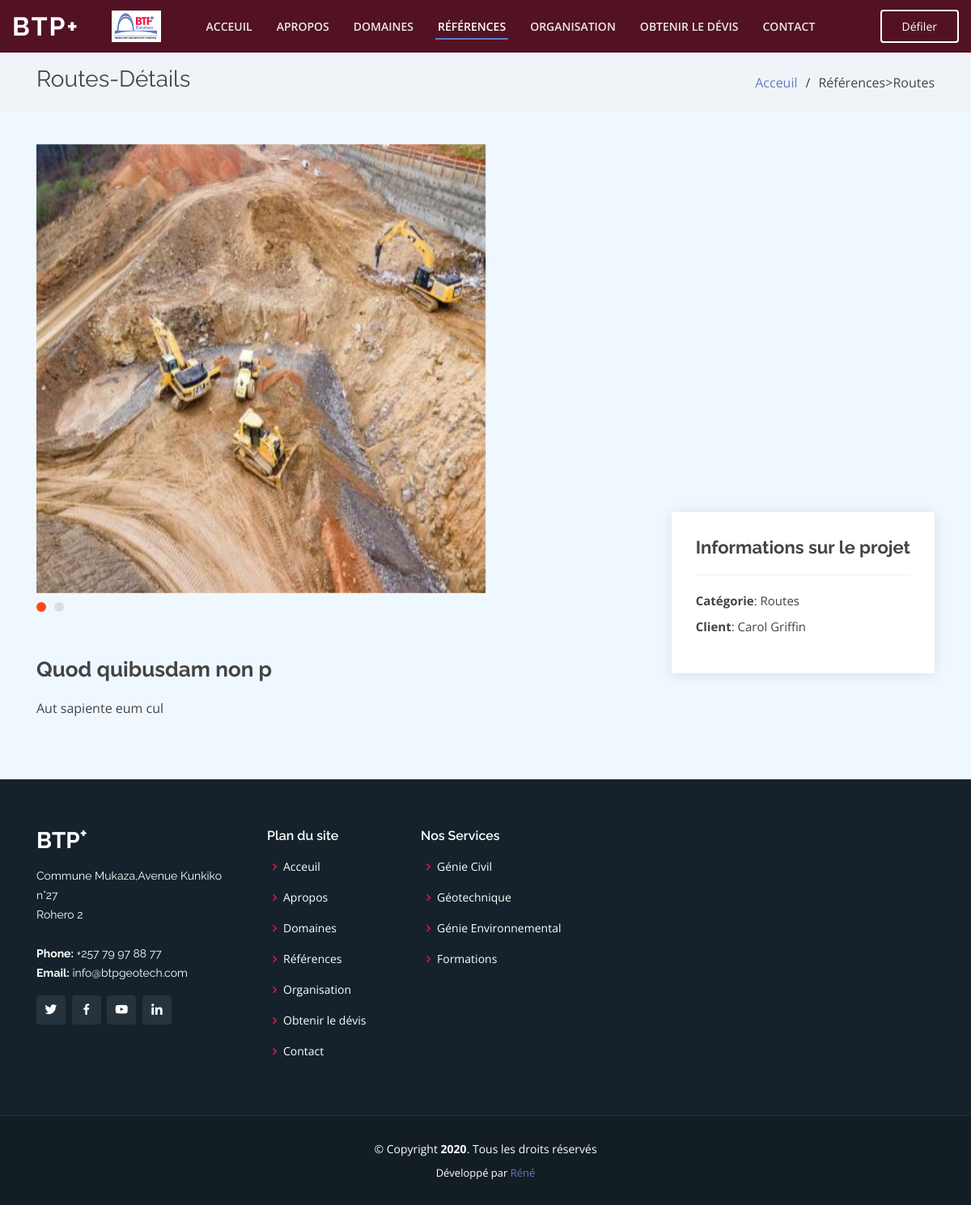
Screenshot of /route.php?id=7 with the database file from the repository.
### tables this page shows
CREATE TABLE `reference` (
  `id` int(5) NOT NULL,
  `description` text NOT NULL,
  `picture` varchar(255) DEFAULT NULL,
  `idref` int(4) DEFAULT NULL,
  `reference` varchar(255) DEFAULT NULL,
  `nom_projet` varchar(255) DEFAULT NULL,
  `client_name` varchar(255) DEFAULT NULL,
  `created_at` timestamp NOT NULL DEFAULT current_timestamp()
);

### admin/pages/connect.php (called while the page is built, shortened)
<?php
global $pdo;
try
{
    $pdo=new PDO("mysql:host=localhost;dbname=btplus",'root','');
    $pdo->setAttribute(PDO::ATTR_ERRMODE,PDO::ERRMODE_EXCEPTION);
}
catch(Exception $e)
{
    die("Echec Connexion a la base de donnee");
}
function selectByQuery($sql){
	global $pdo;
	$result = $pdo->query($sql );
	return $result->fetchAll();
}

### route.php (the view, shortened to what this page needs)
<?php
require 'admin/pages/connect.php';
$images = selectByQuery("SELECT * FROM reference WHERE reference = 'ROUTE' ");
$article = null;
if (isset($_GET['id']) && is_numeric($_GET['id'])) {
  $article = selectByQuery("SELECT * FROM reference WHERE reference = 'ROUTE'  AND id=".$_GET['id']);
}else{
  header('Location: index.php');
  exit;
}
?>
<!DOCTYPE html>
<html lang="en">
<head>
  <link href="assets/vendor/bootstrap/css/bootstrap.min.css" rel="stylesheet">
  <link href="assets/vendor/icofont/icofont.min.css" rel="stylesheet">
  <link href="assets/vendor/boxicons/css/boxicons.min.css" rel="stylesheet">
  <link href="assets/vendor/venobox/venobox.css" rel="stylesheet">
  <link href="assets/vendor/remixicon/remixicon.css" rel="stylesheet">
  <link href="assets/vendor/owl.carousel/assets/owl.carousel.min.css" rel="stylesheet">
  <link href="assets/vendor/aos/aos.css" rel="stylesheet">
  <link href="assets/css/style.css" rel="stylesheet">
</head>
<body>
  <header id="header" class="fixed-top header-inner-pages">
    <div class="container-fluid d-flex align-items-center justify-content-between">
      <h1 class="logo"><a href="index.php">BTP+</a></h1>
      <a href="index.php" class="logo"><img src="assets/img/logovr.jpg" alt="" class="img-fluid"></a>
      <nav class="nav-menu d-none d-lg-block">
        <ul>
          <li><a href="index.php">Acceuil</a></li>
          <li><a href="index.php#about">Apropos</a></li>
          <li><a href="index.php#services">Domaines</a></li>
          <li class="active"><a href="index.php#portfolio">Références</a></li>
          <li><a href="index.php#team">Organisation</a></li>
          <li><a href="commande.php">Obtenir le dévis</a></li>
          <li><a href="index.php#contact">Contact</a></li>
        </ul>
      </nav>
      <a href="#portfolio-details" class="get-started-btn scrollto">Défiler</a>
    </div>
  </header>
  <main id="main">
    <section id="breadcrumbs" class="breadcrumbs">
      <div class="container">
        <div class="d-flex justify-content-between align-items-center">
          <h2>Routes-Détails</h2>
          <ol>
            <li><a href="index.php">Acceuil</a></li>
            <li>Références>Routes</li>
          </ol>
        </div>
      </div>
    </section>
    <section id="portfolio-details" class="portfolio-details">
      <div class="container">
        <div class="portfolio-details-container">
          <div class="owl-carousel portfolio-details-carousel">
             <?php foreach ($images as $key => $value): ?>
              <img src="admin/<?= $value['picture']?>" class="img-fluid" alt="">
            <?php endforeach ?>
          </div>
          <div class="portfolio-info">
            <h3>Informations sur le projet</h3>
            <ul>
              <li><strong>Catégorie</strong>: Routes</li>
              <li><strong>Client</strong>: <?= nl2br($article[0]['client_name']) ?? ""  ?></li>
            </ul>
          </div>
        </div>
        <div class="portfolio-description">
          <h2> <?= nl2br($article[0]['nom_projet']) ?? ""  ?></h2>
          <p>
           <?= nl2br($article[0]['description']) ?? ""  ?>
          </p>
        </div>
      </div>
    </section>
  </main>
  <footer id="footer">
    <div class="footer-top">
      <div class="container">
        <div class="row">
          <div class="col-lg-3 col-md-6">
            <div class="footer-info">
              <h3>BTP<span><sup>+</sup></span></h3>
              <p>
                Commune Mukaza,Avenue Kunkiko n°27 <br>
                Rohero 2<br><br>
                <strong>Phone:</strong> +257 79 97 88 77<br>
                <strong>Email:</strong> info@btpgeotech.com<br>
              </p>
              <div class="social-links mt-3">
                <a href="#" class="twitter"><i class="bx bxl-twitter"></i></a>
                <a href="https://www.facebook.com/BTP-PLUS-Services-102080274924516" target="_blank" class="facebook"><i class="bx bxl-facebook"></i></a>
                <a href="https://www.youtube.com/channel/UCwPI530g2w5Ep3AHE9lGDsQ" class="google-plus"><i class="bx bxl-youtube"></i></a>
                <a href="#" class="linkedin"><i class="bx bxl-linkedin"></i></a>
              </div>
            </div>
          </div>
          <div class="col-lg-2 col-md-6 footer-links">
            <h4>Plan du site</h4>
            <ul>
              <li><i class="bx bx-chevron-right"></i> <a href="index.php">Acceuil</a></li>
              <li><i class="bx bx-chevron-right"></i> <a href="index.php#about">Apropos</a></li>
              <li><i class="bx bx-chevron-right"></i> <a href="index.php#services">Domaines</a></li>
              <li><i class="bx bx-chevron-right"></i> <a href="index.php#portfolio">Références</a></li>
              <li><i class="bx bx-chevron-right"></i> <a href="index.php#team">Organisation</a></li>
              <li><i class="bx bx-chevron-right"></i> <a href="commande.php">Obtenir le dévis</a></li>
              <li><i class="bx bx-chevron-right"></i> <a href="index.php#contact">Contact</a></li>
            </ul>
          </div>
          <div class="col-lg-3 col-md-6 footer-links">
            <h4>Nos Services</h4>
            <ul>
              <li><i class="bx bx-chevron-right"></i> <a href="index.php#features">Génie Civil</a></li>
              <li><i class="bx bx-chevron-right"></i> <a href="index.php#features">Géotechnique</a></li>
              <li><i class="bx bx-chevron-right"></i> <a href="index.php#features">Génie Environnemental</a></li>
              <li><i class="bx bx-chevron-right"></i> <a href="index.php#features">Formations</a></li>
            </ul>
          </div>
        </div>
      </div>
    </div>
    <div class="container">
      <div class="copyright">
        &copy; Copyright <strong><span>2020</span></strong>. Tous les droits réservés
      </div>
      <div class="credits">
        Développé par <a href="https://bootstrapmade.com/">Réné</a>
      </div>
    </div>
  </footer>
</body>

### rows the page displays
reference: picture (picture), client_name "Carol Griffin", nom_projet "Quod quibusdam non p", description "Aut sapiente eum cul"
